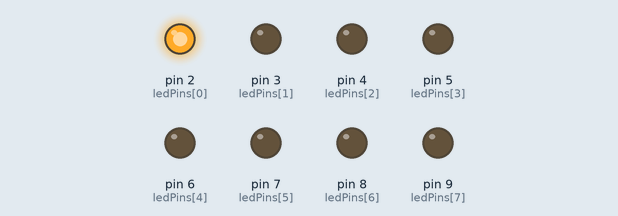
This sketch was run on a simulated Arduino Uno, built with avr-gcc and run on an emulated ATmega328P. Parts: output pins drawn as LEDs (lit = HIGH).

Above: at 0.02 s.
At 0.37 s:
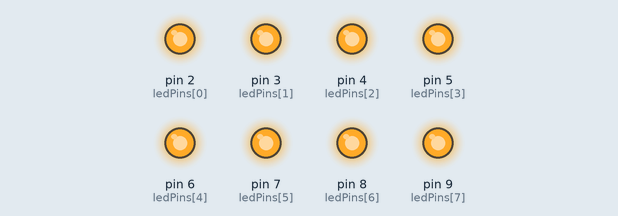
At 0.72 s:
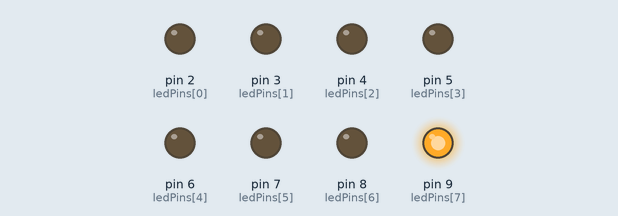
At 1.47 s:
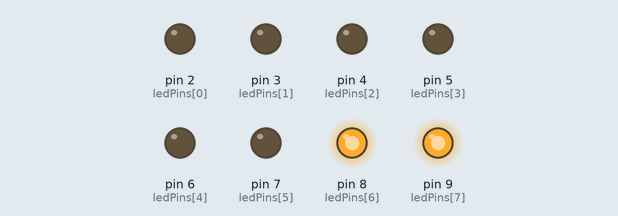
At 2.17 s:
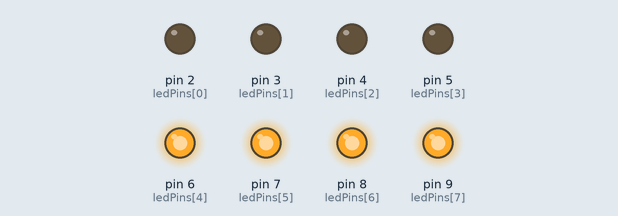
At 2.92 s:
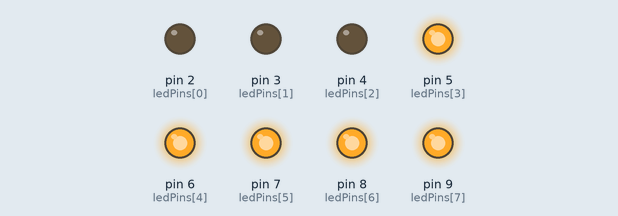
Timing chart, 0 to 3.2 s (numbered marks = the images above):
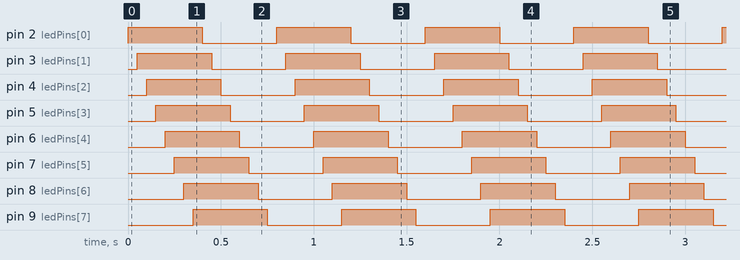

The sketch:

lesson5_led_flowing.ino
```cpp
int ledPins[] = {2,3,4,5,6,7,8,9};
const int pinCount = 8;
const int delayTime = 50;

void setup() {
  for (int i = 0; i < pinCount; i++) {
    pinMode(ledPins[i], OUTPUT);
  }
}

void loop() {
  for (int i = 0; i < pinCount; i++) {
    digitalWrite(ledPins[i], HIGH);
    delay(delayTime);
  }
  for (int i = 0; i < pinCount; i++) {
    digitalWrite(ledPins[i], LOW);
    delay(delayTime);
  }
}
```

Measured:
- by itself, pin 2 (ledPins[0]), pin 3 (ledPins[1]), pin 4 (ledPins[2]), pin 5 (ledPins[3]), pin 6 (ledPins[4]), pin 7 (ledPins[5]), pin 8 (ledPins[6]), pin 9 (ledPins[7]): alternates HIGH for 0.40 s and LOW for 0.40 s
- by itself, everything shown: repeats every 0.80 s, in 16 steps
